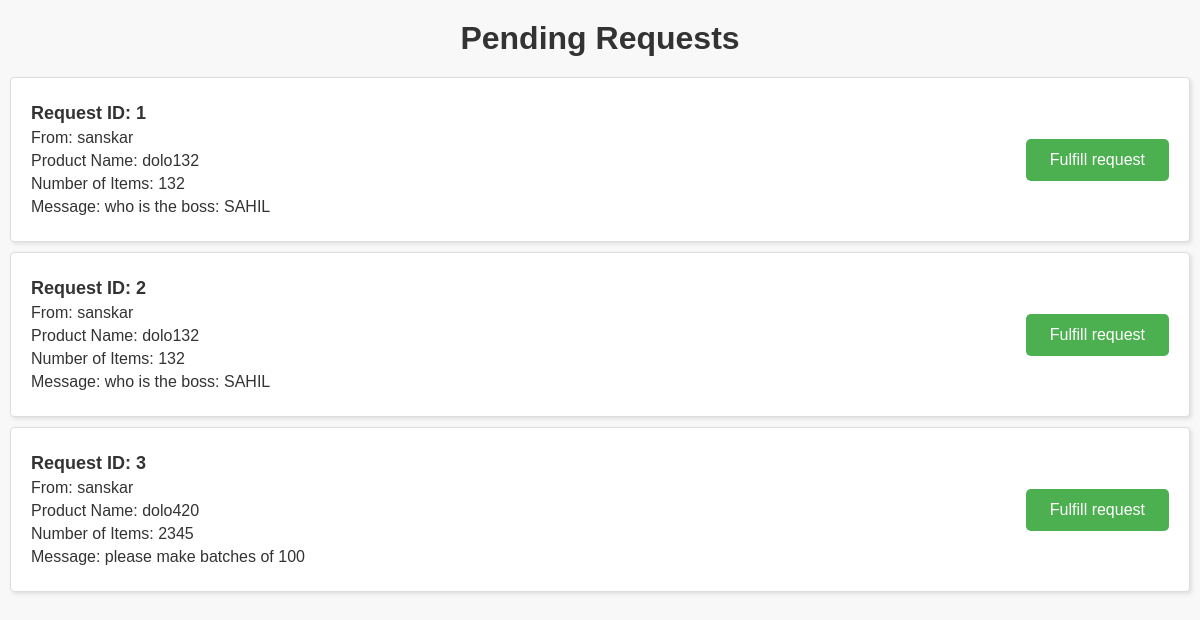
/manufacturer/requests (signed in), run on an earlier commit of the app's database.
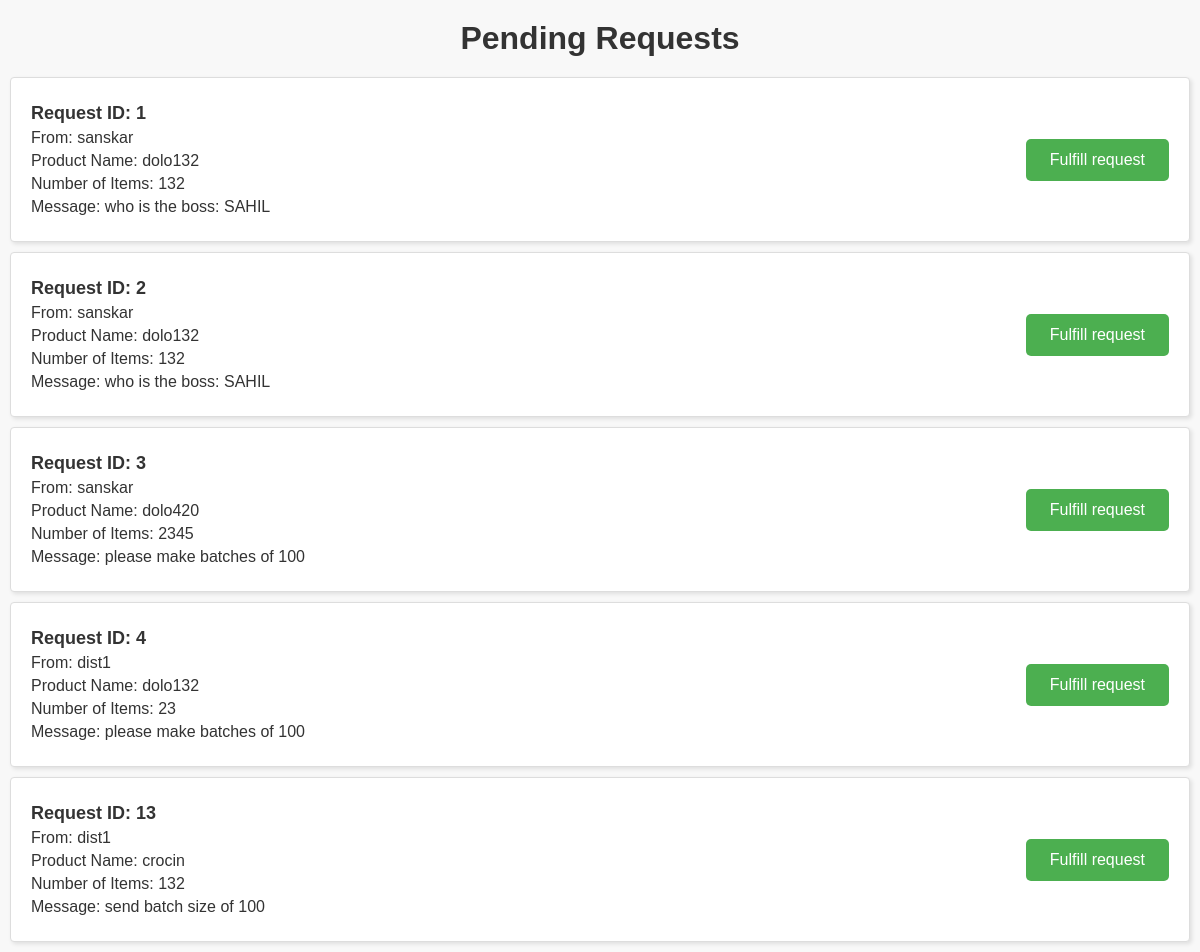
And on a later commit of the database.
### backend/models.py (models this page shows, shortened)
class PendingRequests(db.Model):
    req_id = db.Column(db.Integer, primary_key=True)
    req_from  = db.Column(db.String(50))
    productName = db.Column(db.String(30))
    numOfItem = db.Column(db.Integer)
    to_id = db.Column(db.Integer)
    web3Address_from = db.Column(db.String(100))
    message = db.Column(db.String(100))

### backend/app.py (the view)
@app.route('/manufacturer/requests',methods=['GET', 'POST'])
def requests():
    if 'id' in session:
        manufacturer_id = session['id']
        pending_req = PendingRequests.query.filter_by(to_id=manufacturer_id).all()
        return render_template('showRequests.html',requests=pending_req)
    else:
        return "Id not found "

### backend/app.py (called while the page is built)
@login_manager.user_loader
def load_user(user_id):
    return Users.query.get(int(user_id))

### frontend/showRequests.html (shortened to what this page needs)
<!DOCTYPE html>
<html>
<head>
</head>
<body>
	<h1>Pending Requests</h1>
	{% if requests %}
		<ul>
			{% for request in requests %}
			<li style="display: flex; flex-direction: column; justify-content: center;">
			  <div style="display: flex; justify-content: space-between; align-items: center;">
				<div>
				  <p>Request ID: {{ request.req_id }}</p>
				  <p>From: {{ request.req_from }}</p>
				  <p>Product Name: {{ request.productName }}</p>
				  <p>Number of Items: {{ request.numOfItem }}</p>
				  <p>Message: {{ request.message }}</p>
				</div>
				<div>
				  <a href="{{url_for('create_product_page')}}?req_id={{request.req_id}}" style="text-decoration: none;">
					<button class="list" value="{{request.req_id}}" style="margin-left: 10px;">Fulfill request</button>
				  </a>
				</div>
			  </div>
			</li>
			{% endfor %}
		</ul>
	{% else %}
		<p>No pending requests.</p>
	{% endif %}
</body>
</html>

### frontend/showRequests.html (style rules this page uses)
body { font-family: Arial, sans-serif; margin: 0; padding: 0; background-color: #f8f8f8; }
h1 { text-align: center; margin: 20px 0; color: #333; }
ul { list-style: none; margin: 0; padding: 0; }
li { background-color: #fff; border: 1px solid #ddd; border-radius: 4px; box-shadow: 2px 2px 4px rgba(0,0,0,0.1); margin: 10px; padding: 20px; }
li p { margin: 5px 0; font-size: 16px; color: #333; }
li p:first-child { font-weight: bold; font-size: 18px; }
.list { background-color: #4CAF50; border: none; color: white; padding: 12px 24px; text-align: center; text-decoration: none; display: inline-block; font-size: 16px; border-radius: 5px; cursor: pointer; transition: background-color 0.3s; }

What changed in the data, as far as the page shows it:
added PendingRequests: req_id "4", req_from "dist1", productName "dolo132", numOfItem "23", message "please make batches of 100"
added PendingRequests: req_id "13", req_from "dist1", productName "crocin", numOfItem "132", message "send batch size of 100"
